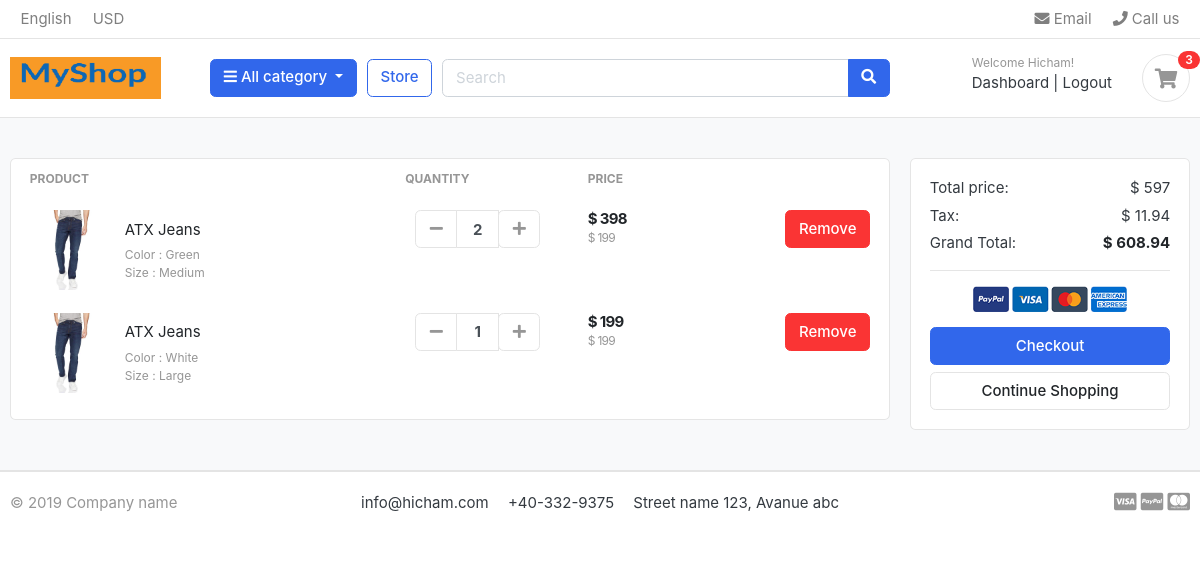
The app's page /cart/ (signed in), older data.
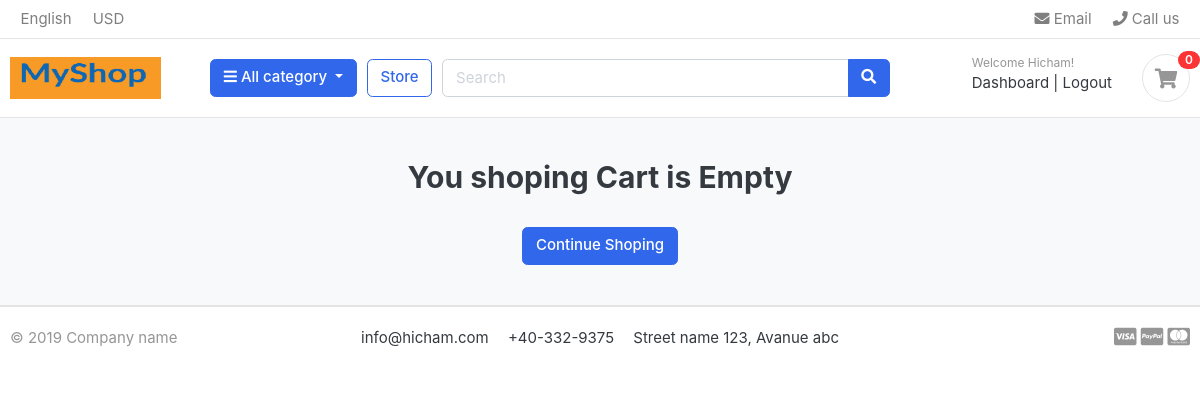
The same page, newer data.
### carts/models.py (models this page shows, shortened)
class CartItem(models.Model):
    user=models.ForeignKey(Account, on_delete=models.CASCADE, null=True)
    product = models.ForeignKey(Product, on_delete=models.CASCADE)
    variations = models.ManyToManyField(Variation, blank=True)
    cart = models.ForeignKey(Cart, on_delete=models.CASCADE, null=True)
    quantity = models.IntegerField()
    is_active = models.BooleanField(default=True)
    def sub_total(self):
        return self.product.price * self.quantity

### store/models.py (models this page shows, shortened)
class Product(models.Model):
    product_name = models.CharField(max_length=200, unique=True)
    slug = models.SlugField(max_length=200, unique =True)
    description = models.TextField(max_length=500, blank=True)
    price =models.IntegerField()
    images = models.ImageField(upload_to='photos/products')
    stock = models.IntegerField()
    is_available = models.BooleanField(default=True)
    category = models.ForeignKey(Category,  on_delete=models.CASCADE)
    created_date = models.DateTimeField(auto_now_add=True)
    modified_date = models.DateTimeField(auto_now=True)
    def get_url(self):
        return reverse('product_detail', args=[self.category.slug, self.slug])

class Variation(models.Model):
    product = models.ForeignKey(Product, on_delete=models.CASCADE)
    variation_category = models.CharField(max_length=100, choices= variation_category_choice)
    variation_value = models.CharField(max_length=100)
    is_active = models.BooleanField(default=True)
    created_date = models.DateTimeField(auto_now=True)
    objects =VariationManager()

### carts/views.py (the view)
# urls.py: path('cart/', include('carts.urls')),
def cart(request, total =0, quantity=0, cart_items=None):
    try:
        tax = 0
        grand_total =0
        if request.user.is_authenticated:
            cart_items = CartItem.objects.filter(user=request.user, is_active=True)
        else:
            cart= Cart.objects.get(cart_id=_cart_id(request))
            cart_items = CartItem.objects.filter(cart=cart, is_active=True)
        for cart_item in cart_items:
            total += (cart_item.product.price * cart_item.quantity)
            quantity += cart_item.quantity
        tax = (2* total)/100
        grand_total = total + tax
    except ObjectDoesNotExist:
        pass
    context ={
        'total': total,
        'quantity': quantity,
        'cart_items': cart_items,
        'tax': tax,
        'grand_total': grand_total,
    }
    return render(request, 'store/cart.html', context)

### carts/context_processors.py (called while the page is built)
def counter(request):
    cart_count = 0
    if 'admin' in request.path:
        return{}
    else:
        try:
            cart= Cart.objects.filter(cart_id=_cart_id(request))
            if request.user.is_authenticated:
                cart_items= CartItem.objects.all().filter(user=request.user)
            else:
                cart_items = CartItem.objects.all().filter(cart=cart[:1])
            for cart_item in cart_items:
                cart_count += cart_item.quantity
        except Cart.DoesNotExist:
            cart_count = 0
    return dict(cart_count=cart_count)

### carts/views.py (called while the page is built)
def _cart_id(request):
    cart = request.session.session_key
    if not cart:
        cart=request.session.create()
    return cart

### category/context_processors.py (called while the page is built)
def menu_links(request):
    links = Category.objects.all()
    return dict(links=links)

### category/models.py (called while the page is built)
    def get_url(self):
        return reverse('products_by_category', args=[self.slug])

### templates/store/cart.html (shortened to what this page needs)
{% extends 'base.html' %}
{% load static %}
{% block content %}
<section class="section-content padding-y bg">
<div class="container">
{% if not cart_items %}
<h2 class="text-center"> You shoping Cart is Empty</h2>
<br>
<div class="text-center">
<a href="{% url 'store' %}" class="btn btn-primary"> Continue Shoping</a>
</div>
{% else %}
<div class="row">
	<aside class="col-lg-9">
<div class="card">
<table class="table table-borderless table-shopping-cart">
<thead class="text-muted">
<tr class="small text-uppercase">
  <th scope="col">Product</th>
  <th scope="col" width="120">Quantity</th>
  <th scope="col" width="120">Price</th>
  <th scope="col" class="text-right" width="200"> </th>
</tr>
</thead>
<tbody>
	{% for cart_item in cart_items %}
<tr>
	<td>
		<figure class="itemside align-items-center">
			<div class="aside"><img src="{{ cart_item.product.images.url }}" class="img-sm"></div>
			<figcaption class="info">
				<a href="{{ cart_item.product.get_url }}" class="title text-dark">{{ cart_item.product.product_name }}</a>
				<p class="text-muted small">
					{% if cart_item.variations.all %}
					{% for item in cart_item.variations.all %}
					{{ item.variation_category | capfirst}} : {{ item.variation_value | capfirst}}<br>
					{% endfor %}
					{% endif %}
				</p>
			</figcaption>
		</figure>
	</td>
	<td>
					<div class="col">
						<div class="input-group input-spinner">
							<div class="input-group-prepend">
							<a href="{% url 'remove_cart' cart_item.product.id cart_item.id %}" class="btn btn-light" type="button" id="button-plus"> <i class="fa fa-minus"></i> </a>
							</div>
							<input type="text" class="form-control"  value="{{ cart_item.quantity }}">
							<div class="input-group-append">
								<form action="{% url 'add_cart' cart_item.product.id %}"  method="POST">
							<button class="btn btn-light" type="submit" id="button-minus"> <i class="fa fa-plus"></i> </button>
								</form>
							</div>
						</div>
					</div>
	</td>
	<td>
		<div class="price-wrap">
			<var class="price">$ {{ cart_item.sub_total }}</var>
			<small class="text-muted"> $ {{ cart_item.product.price }} </small>
		</div>
	</td>
	<td class="text-right">
	<a href="{% url 'remove_cart_item' cart_item.product.id cart_item.id %}" onclick="return confirm('Are you sure you want to delete this item')" class="btn btn-danger"> Remove</a>
	</td>
</tr>
{% endfor %}
</tbody>
</table>
</div>
	</aside>
	<aside class="col-lg-3">
		<div class="card">
		<div class="card-body">
			<dl class="dlist-align">
			  <dt>Total price:</dt>
			  <dd class="text-right">$ {{ total }}</dd>
			</dl>
			<dl class="dlist-align">
			  <dt>Tax:</dt>
			  <dd class="text-right"> $ {{ tax }}</dd>
			</dl>
			<dl class="dlist-align">
			  <dt>Grand Total:</dt>
			  <dd class="text-right text-dark b"><strong>$ {{grand_total}}</strong></dd>
			</dl>
			<hr>
			<p class="text-center mb-3">
				<img src="{% static './images/misc/payments.png' %}" height="26">
			</p>
			<a href="{% url 'checkout' %}" class="btn btn-primary btn-block"> Checkout </a>
			<a href="{% url 'store' %}" class="btn btn-light btn-block">Continue Shopping</a>
		</div>
		</div>
</aside>
</div>
{% endif %}
</div>
</section>
{% endblock %}

### templates/includes/navbar.html (shortened to what this page needs)
{% load static %}
<header class="section-header">
<nav class="navbar p-md-0 navbar-expand-sm navbar-light border-bottom">
<div class="container">
  <div class="collapse navbar-collapse" id="navbarTop4">
    <ul class="navbar-nav mr-auto">
    	<li class="nav-item dropdown">
		 	<a href="#" class="nav-link">   English </a>
		</li>
		<li class="nav-item dropdown">
			<a href="#" class="nav-link"> USD </a>
		</li>
    </ul>
    <ul class="navbar-nav">
		<li><a href="#" class="nav-link"> <i class="fa fa-envelope"></i> Email </a></li>
		<li><a href="#" class="nav-link"> <i class="fa fa-phone"></i> Call us </a></li>
	</ul>
  </div>
</div>
</nav>
<section class="header-main border-bottom">
	<div class="container">
<div class="row align-items-center">
	<div class="col-lg-2 col-md-3 col-6">
    <a href="{% url 'home' %}" class="brand-wrap">
      <img class="logo" src="{% static './images/logome.png' %}">
    </a>
	</div>
	<div class="col-lg col-sm col-md col-6 flex-grow-0">
		<div class="category-wrap dropdown d-inline-block float-right">
			<button type="button" class="btn btn-primary dropdown-toggle" data-toggle="dropdown">
				<i class="fa fa-bars"></i> All category
			</button>
		</div>
	</div>
	<a href="{% url 'store' %}" class="btn btn-outline-primary">Store</a>
	<div class="col-lg  col-md-6 col-sm-12 col">
		<form action="{% url 'search' %}" class="search" method='GET'>
			<div class="input-group w-100">
			    <input type="text" class="form-control" style="width:60%;" placeholder="Search" name='keyword'>
			    <div class="input-group-append">
			      <button class="btn btn-primary" type="submit">
			        <i class="fa fa-search"></i>
			      </button>
			    </div>
		    </div>
		</form>
	</div>
	<div class="col-lg-3 col-sm-6 col-8 order-2 order-lg-3">
				<div class="d-flex justify-content-end mb-3 mb-lg-0">
          {% if user.id is None %}
					<div class="widget-header">
						<small class="title text-muted">Welcome guest!</small>
						<div>
							<a href="{% url 'login' %}">Sign in</a> <span class="dark-transp"> | </span>
							<a href="{% url 'register' %}"> Register</a>
						</div>
					</div>
          {% else %}
          <div class="widget-header">
            <small class="title text-muted">Welcome {{user.first_name}}!</small>
            <div>
              <a href="{% url 'dashboard' %}">Dashboard</a> <span class="dark-transp"> | </span>
              <a href="{% url 'logout' %}"> Logout</a>
            </div>
          </div>
          {% endif %}
					<a href="{% url 'cart' %}" class="widget-header pl-3 ml-3">
						<div class="icon icon-sm rounded-circle border"><i class="fa fa-shopping-cart"></i></div>
						<span class="badge badge-pill badge-danger notify">{{cart_count}}</span>
					</a>
				</div>
			</div>
</div>
	</div>
</section>
</header>

Row changes from the older to the newer data that the page shows:
removed CartItem: product.images (picture), product.product_name "ATX Jeans", quantity "2", sub_total "398", product.price "199"
no longer on this page (row unchanged): Variation: variation_category "Color", variation_value "Green", shown under "ATX Jeans"
no longer on this page (row unchanged): Variation: variation_category "Size", variation_value "Medium", shown under "ATX Jeans"
removed CartItem: product.images (picture), product.product_name "ATX Jeans", quantity "1", sub_total "199", product.price "199"
no longer on this page (row unchanged): Variation: variation_category "Color", variation_value "White", shown under "ATX Jeans"
no longer on this page (row unchanged): Variation: variation_category "Size", variation_value "Large", shown under "ATX Jeans"
Text that changed along with them:
{{ cart_count }}: "3" → "0"
{{ total }}: "597" → (not shown)
{{ tax }}: "11.94" → (not shown)
{{ grand_total }}: "608.94" → (not shown)
text no longer shown: "PRODUCT QUANTITY PRICE Total price: $ Tax: $ Grand Total: $ Checkout Continue Shopping"
text now shown: "You shoping Cart is Empty Continue Shoping"
